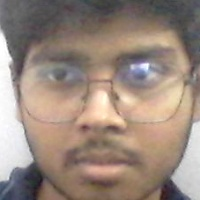
#> input picture dataset/Ankit/1.jpg, 200 x 200 px, given in place of the camera
$ python register.py dataset/Ankit/1.jpg
#> lines starting #> are read from the running program, lines starting #| are printed output that depends on the picture; after the words box and inside, x2 and y2 are one past the last pixel; in counts of white or black regions, pixels touching at a corner belong together
import cv2
import os
import sys
# Load face detector (simple + reliable)
face_cascade = cv2.CascadeClassifier(
    cv2.data.haarcascades + "haarcascade_frontalface_default.xml"
)

name = sys.argv[1].strip().replace(" ", "_")

dataset_path = "dataset"
person_path = os.path.join(dataset_path, name)
os.makedirs(person_path, exist_ok=True)

cap = cv2.VideoCapture(1)

count = 0
max_images = 30

print("Press 'c' to capture | 'q' to quit")

def augment(img):
    imgs = []

    imgs.append(img)
    imgs.append(cv2.flip(img, 1))
    imgs.append(cv2.convertScaleAbs(img, alpha=1.2, beta=20))
    imgs.append(cv2.convertScaleAbs(img, alpha=0.8, beta=-20))

    return imgs

while True:
    ret, frame = cap.read()
#> frame is the input picture: shape (200, 200, 3); mean B, G, R 125, 136.1, 153.4
    if not ret:
        break

    # Improve lighting
    frame = cv2.convertScaleAbs(frame, alpha=1.3, beta=20)
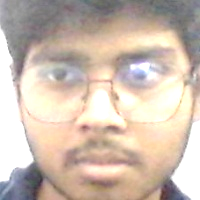
#> frame: shape (200, 200, 3); mean B, G, R 176.4, 189.7, 206.1

    gray = cv2.cvtColor(frame, cv2.COLOR_BGR2GRAY)
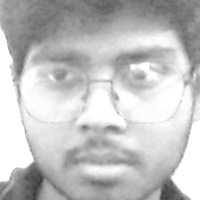
#> gray: shape (200, 200); min 53, max 255, mean 193.1
    faces = face_cascade.detectMultiScale(gray, 1.3, 5)
#> faces = ()

    for (x, y, w, h) in faces:
        cv2.rectangle(frame, (x,y), (x+w,y+h), (0,255,0), 2)
#> this loop made 0 passes

    cv2.putText(frame, f"{name} {count}/{max_images}",
                (10,30), cv2.FONT_HERSHEY_SIMPLEX, 0.8, (0,255,0), 2)
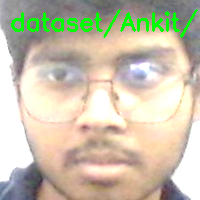
#> frame: shape (200, 200, 3); 3.37% of pixels changed, all inside (x1, y1, x2, y2) = (11, 9, 198, 38)

    cv2.imshow("Register", frame)

    key = cv2.waitKey(1)
#> (key q is pressed here)

    if key == ord('c') and len(faces) > 0:
        x, y, w, h = faces[0]

        face = frame[y:y+h, x:x+w]
        face = cv2.resize(face, (200, 200))

        images = augment(face)

        for img in images:
            count += 1
            cv2.imwrite(os.path.join(person_path, f"{count}.jpg"), img)

        print(f"Saved {len(images)} images")

    elif key == ord('q'):
        break

    if count >= max_images:
        break

cap.release()
cv2.destroyAllWindows()

print("✅ Registration Done")

$ run again, on dataset/Ankit/10.jpg
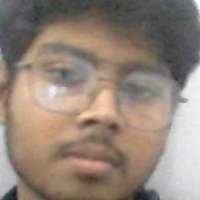
#> input picture dataset/Ankit/10.jpg, 200 x 200 px, given in place of the camera
#> frame is the input picture: shape (200, 200, 3); mean B, G, R 120.9, 132.3, 147.7
#> `gray = cv2.cvtColor(frame, cv2.COLOR_BGR2GRAY)`:
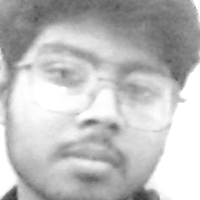
#> gray: shape (200, 200); min 55, max 255, mean 189.5
#> faces = ()
#> `cv2.putText(frame, f"{name} {count}/{max_images}", (10,30), cv2.FONT_H..`:
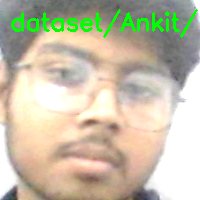
#> frame: shape (200, 200, 3); mean B, G, R 167.6, 190.3, 197.2

$ run again, on dataset/Ankit/11.jpg
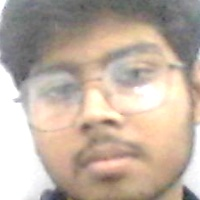
#> input picture dataset/Ankit/11.jpg, 200 x 200 px, given in place of the camera
#> frame is the input picture: shape (200, 200, 3); mean B, G, R 162.2, 175.9, 192.3
#> `gray = cv2.cvtColor(frame, cv2.COLOR_BGR2GRAY)`:
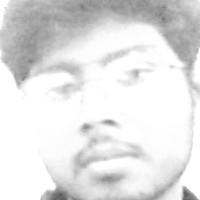
#> gray: shape (200, 200); min 89, max 255, mean 226.5
#> faces = ()
#> `cv2.putText(frame, f"{name} {count}/{max_images}", (10,30), cv2.FONT_H..`:
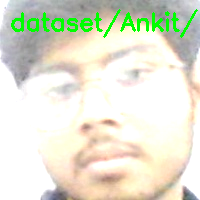
#> frame: shape (200, 200, 3); mean B, G, R 209.4, 227.9, 226.1
